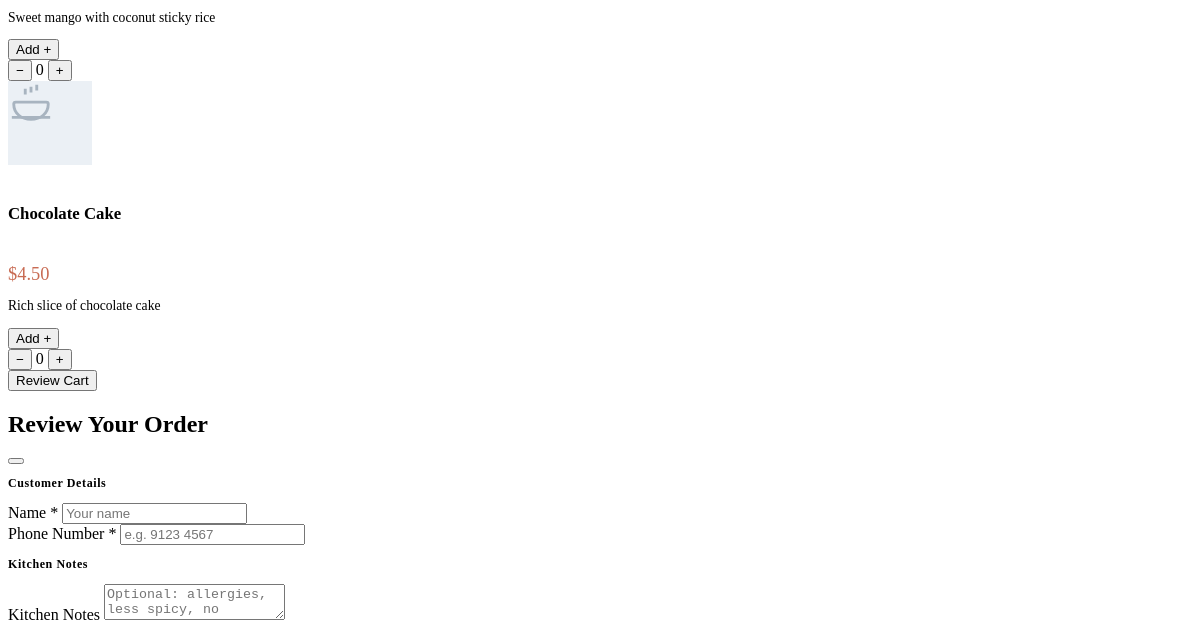
Before: /menu (lower part) with the older database file.
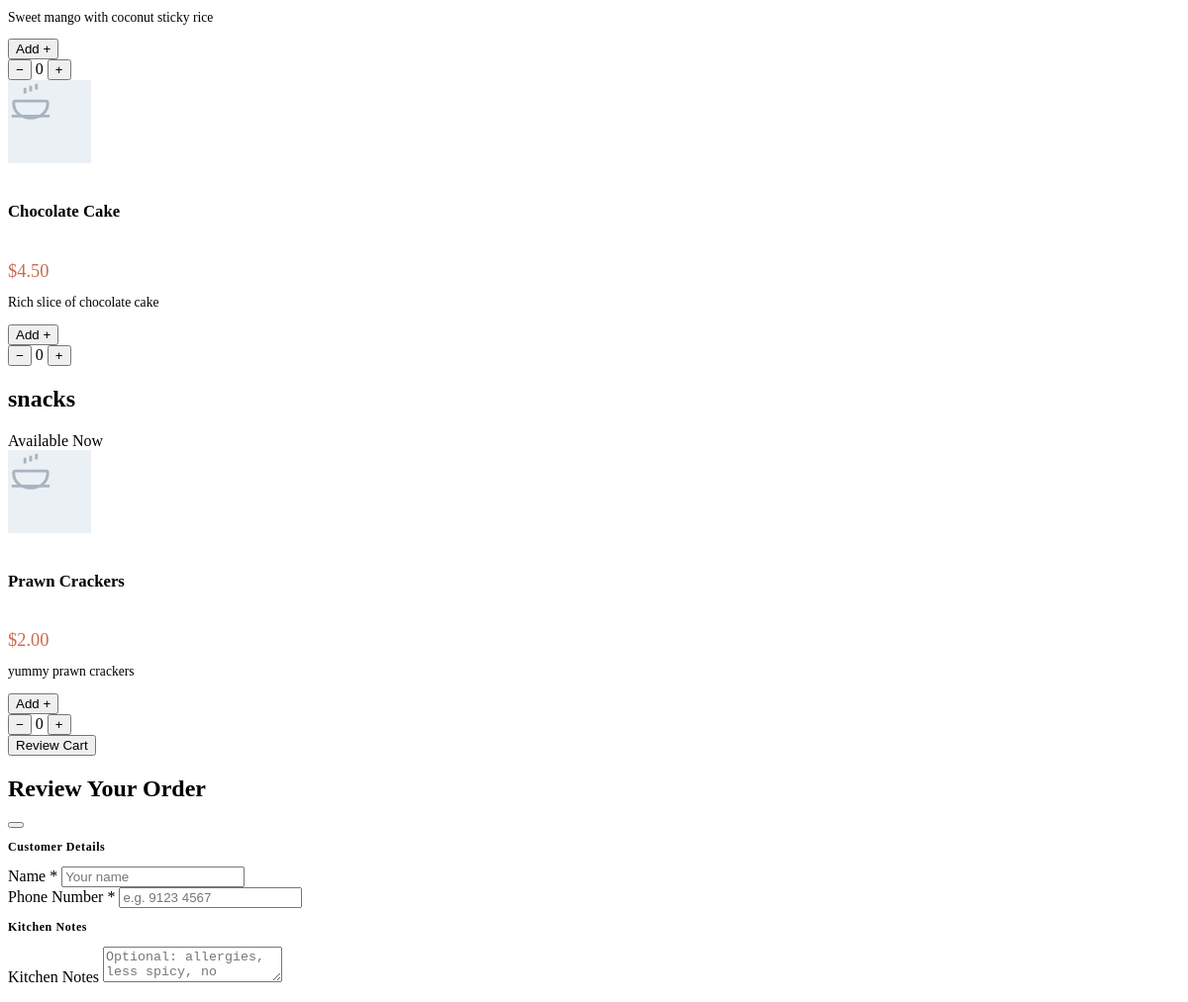
After: the same page with the newer database file.
### app/models.py (models this page shows, shortened)
class MenuItem(db.Model):
    __tablename__ = "menu_items"
    id               = db.Column(db.Integer, primary_key=True)
    name             = db.Column(db.String(100), nullable=False)
    description      = db.Column(db.String(255), default="")
    price            = db.Column(db.Float,       nullable=False)
    category_id      = db.Column(db.Integer, db.ForeignKey('categories.id', ondelete='SET NULL'), nullable=True)
    image_filename   = db.Column(db.String(120),  default="placeholder.jpg")
    is_available     = db.Column(db.Boolean,      default=True, nullable=False)
    order_items = db.relationship("OrderItem", back_populates="menu_item")

class Category(db.Model):
    __tablename__ = "categories"
    id   = db.Column(db.Integer, primary_key=True)
    name = db.Column(db.String(64), unique=True, nullable=False)
    display_order = db.Column(db.Integer, default=0, nullable=False)
    items = db.relationship("MenuItem", backref="category", lazy=True)

### app/main/routes.py (the view)
@main_bp.route("/menu")
def menu():
    categories = Category.query.all()
    menu_items = MenuItem.query.all()
    return render_template("menu/menu.html", categories=categories, menu_items=menu_items)

### app/templates/menu/menu.html (shortened to what the changed rows need)
{% block content %}
<div class="container py-4 menu-page" style="max-width: 960px">
  <section class="menu-category-section mb-5">
    {% for category in categories %}
    <div
      id="category-{{ category.id }}"
      class="d-flex align-items-baseline justify-content-between border-bottom pb-1 pt-4 mb-3"
    >
      <h2 class="h4 headline fw-bold m-0">{{ category.name }}</h2>
      <span class="text-eyebrow text-muted">Available Now</span>
    </div>
    <div class="row g-3">
      {% for item in category.items %}
      <div class="col-12 col-md-6">
        <div class="card h-100 border-0 shadow-sm rounded-4 p-3 bg-white">
          <div class="d-flex gap-3 h-100">
            <div
              class="flex-shrink-0 d-flex align-items-center justify-content-center rounded-3"
              style="width: 84px; height: 84px; background-color: #ebf0f5"
            >
              <svg
                width="46"
                height="46"
                viewBox="0 0 24 24"
                fill="none"
                stroke="#A8B4C0"
                stroke-width="1.5"
              >
                <path
                  d="M4 11h16a1 1 0 0 1 1 1c0 5-4 8-9 8s-9-3-9-8a1 1 0 0 1 1-1z"
                />
                <path d="M2 19h20" />
                <path d="M9 4v3m3-4v3m3-4v3" />
              </svg>
            </div>
            <div class="d-flex flex-column flex-grow-1 justify-content-between">
              <div>
                <div
                  class="d-flex justify-content-between align-items-baseline gap-2 mb-1"
                >
                  <h6
                    class="fw-bold mb-0 text-dark font-sans"
                    style="font-size: 1.05rem"
                  >
                    {{ item.name }}
                  </h6>
                  <span
                    class="fw-bold text-nowrap font-serif"
                    style="color: #c86b53; font-size: 1.15rem"
                  >
                    ${{ "%.2f"|format(item.price) }}
                  </span>
                </div>
                <p
                  class="text-muted small mb-2 lh-sm"
                  style="font-size: 0.85rem"
                >
                  {{ item.description }}
                </p>
              </div>
              {% set quantity = session.get('cart', {}).get(item.id|string, 0)|int %}
              <div class="menu-item-controls d-flex justify-content-end" data-item-id="{{ item.id }}">
                <button
                  type="button"
                  class="btn btn-primary menu-add-btn btn-sm  {% if quantity > 0 %}d-none{% endif %}"
                  hx-post="{{ url_for('cart.update_cart', item_id=item.id) }}"
                  hx-vals='{"delta": 1}'
                  hx-swap="none"
                >
                  Add +
                </button>
                <div class="menu-stepper d-flex align-items-center gap-2 {% if quantity == 0 %}d-none{% endif %}">
                  <button
                    type="button"
                    class="btn-item-add btn"
                    aria-label="Remove one {{ item.name }}"
                    hx-post="{{ url_for('cart.update_cart', item_id=item.id) }}"
                    hx-vals='{"delta": -1}'
                    hx-swap="none"
                  >−</button>
                  <span class="menu-quantity fw-semibold text-center">{{ quantity }}</span>
                  <button
                    type="button"
                    class="btn-item-add btn btn-sm"
                    aria-label="Add one {{ item.name }}"
                    hx-post="{{ url_for('cart.update_cart', item_id=item.id) }}"
                    hx-vals='{"delta": 1}'
                    hx-swap="none"
                  >
                  +
                  </button>
                </div>
              </div>
            </div>
          </div>
        </div>
      </div>
      {% endfor %}
    </div>
    {% endfor %}
  </section>
</div>
{% endblock %} {% block modals %} {% include 'modals/cart.html' %} {% endblock
%}

Changed rows visible on the page:
added Category: name "snacks"
added MenuItem: name "Prawn Crackers", price "2.00", description "yummy prawn crackers", quantity "0", shown under "snacks"
